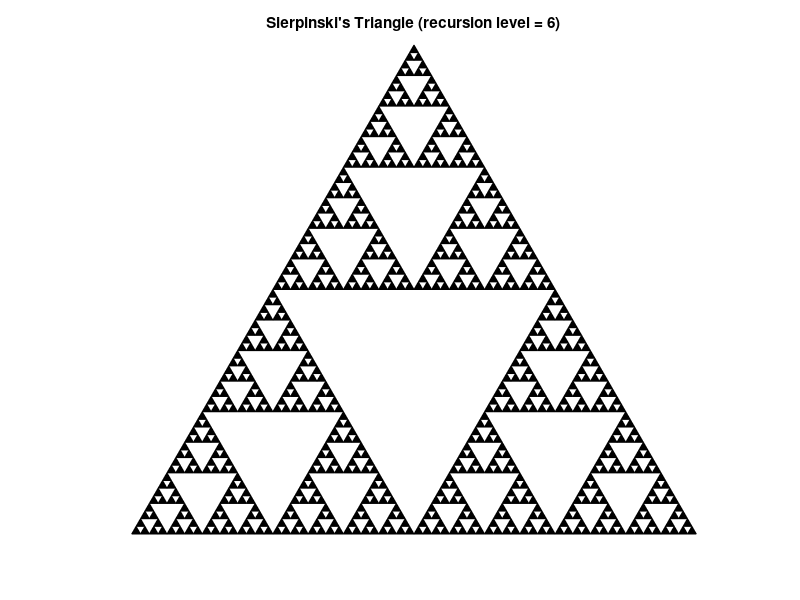

Recreate this plot in MATLAB.
function sierpinski(rec)
%SIERPINSKI Plot a Sierpinski's triangle
%   SIERPINSKI(REC) plots the Sierpinski triangle at recursion level REC
%   using a simple affine-iteration scheme.
%
%   INPUT
%     REC : positive integer, recursion depth. The number of small
%           triangles grows as 3^REC. Typical values: 1–8.
%
%   EXAMPLE
%     sierpinski(6);    % Plot Sierpinski's triangle with 6 recursion levels
%
%   NOTES
%     This function uses implicit expansion (R2016b or newer).
%
%   ------------------------------------------------------------------
%   Author and citation:
%   ------------------------------------------------------------------
%   Created by:  Giuseppe Cardillo
%   E-mail:      giuseppe.cardillo.75@gmail.com
%
%   To cite this file:
%   Cardillo G. (2017). sierpinski.m – A compact MATLAB implementation
%   for plotting the Sierpinski triangle.
%
%   GitHub repository:
%   https://github.com/dnafinder/sierpinskitri
%
%   ------------------------------------------------------------------

% ------------------------- Input checking ----------------------------
if nargin < 1 || isempty(rec)
    rec = 6;
end

if ~isscalar(rec) || rec < 1 || rec ~= fix(rec)
    error('sierpinski:BadRecursionLevel', ...
        'REC must be a positive integer scalar.');
end

% ------------------------- Base triangle -----------------------------
baseVertices = [  1   -1    0;       % x-coordinates
                  0    0  sqrt(3) ]; % y-coordinates

[x, x0] = deal(reshape(baseVertices, 2, 1, 3));

% ------------------------- Recursion loop ----------------------------
for k = 1:rec
    x = x(:,:) + x0 * 2^k / 2;
end

numTriangles = 3^rec;

% ------------------------- Plot with PATCH ---------------------------
faces    = reshape(1 : 3 * numTriangles, 3, []).';
vertices = x(:,:).';

patch('Faces', faces, 'Vertices', vertices);
axis equal tight off
title(sprintf('Sierpinski''s Triangle (recursion level = %d)', rec));

end
